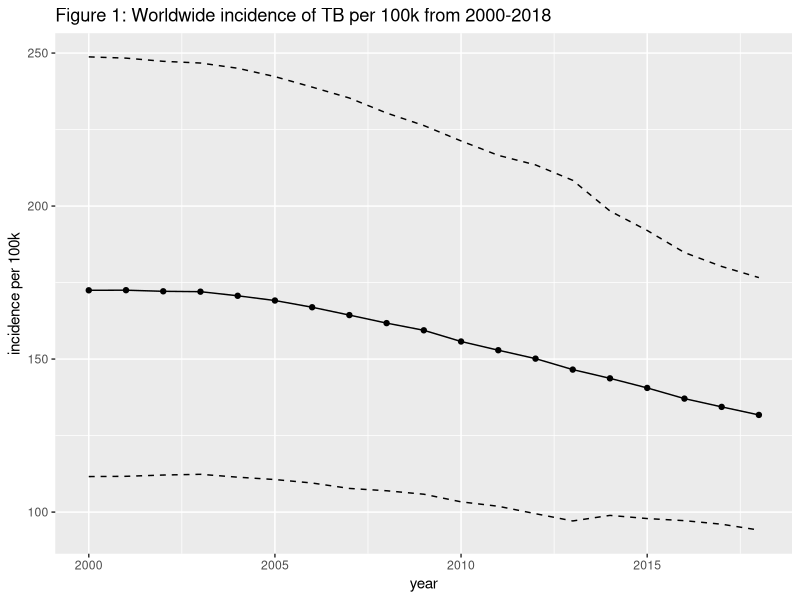
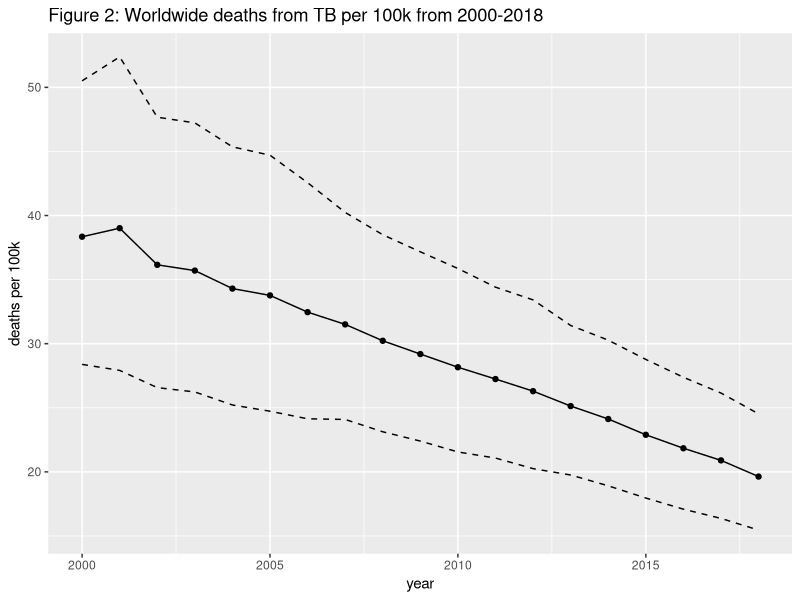
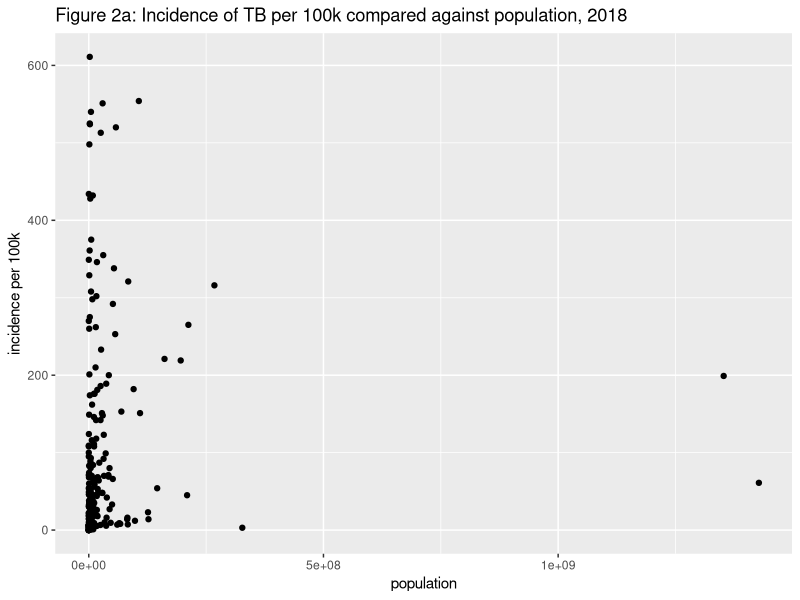
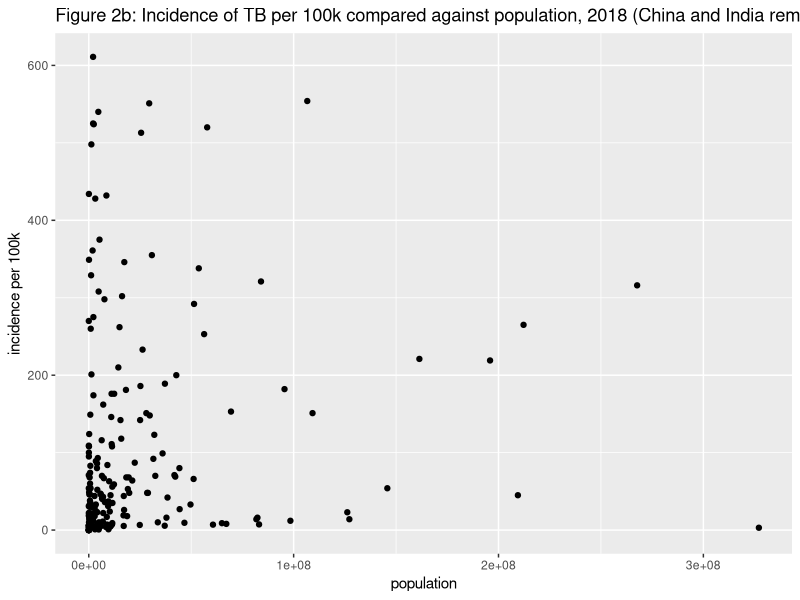
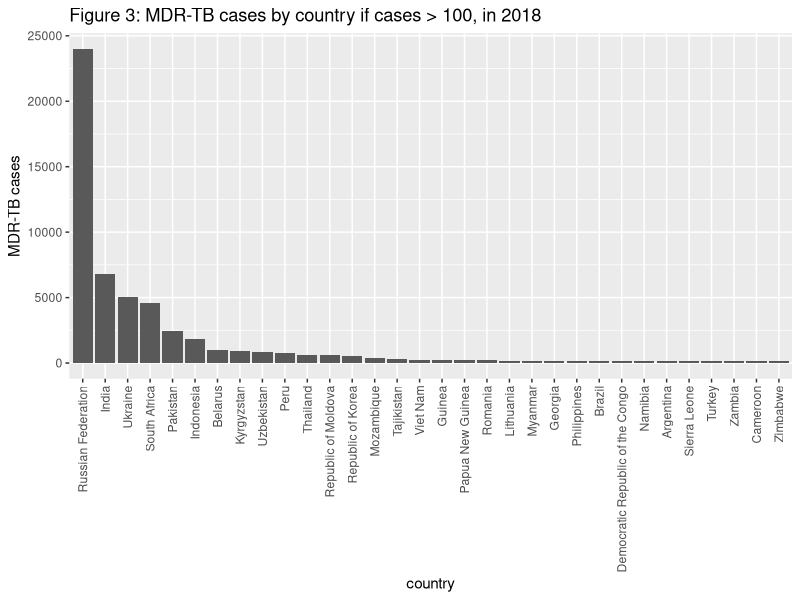

These figures' R source, in order:
# Preliminary figures
# Author: Michael Jetsupphasuk

# =========================================================================


# Setup -------------------------------------------------------------------

library(tidyverse)

# setwd("C:/Users/mjets/Dropbox (Personal)/BIOS 611/project1")

burden = read_csv('data/source_data/TB_burden_countries_2020-09-07.csv')
mdr_tb = read_csv('data/source_data/TB_dr_surveillance_2020-09-07.csv')


# Worldwide incidence over time -------------------------------------------

world_burden = burden %>%
  group_by(year) %>%
  summarize(incidence = (sum(e_inc_num) / sum(e_pop_num))*100000,
            incidence_low = (sum(e_inc_num_lo) / sum(e_pop_num))*100000,
            incidence_high = (sum(e_inc_num_hi) / sum(e_pop_num))*100000,
            deaths = (sum(e_mort_num) / sum(e_pop_num))*100000,
            deaths_low = (sum(e_mort_num_lo) / sum(e_pop_num))*100000,
            deaths_high = (sum(e_mort_num_hi) / sum(e_pop_num))*100000,)

gg_world_inc = ggplot(data = world_burden,
       mapping = aes(x = year)) +
  geom_point(aes(y = incidence)) +
  geom_line(aes(y = incidence)) + 
  geom_line(aes(y = incidence_low), linetype = 2) +
  geom_line(aes(y = incidence_high), linetype = 2) +
  labs(y = 'incidence per 100k',
       title = 'Figure 1: Worldwide incidence of TB per 100k from 2000-2018')

gg_world_deaths = ggplot(data = world_burden,
                         mapping = aes(x = year)) +
  geom_point(aes(y = deaths)) +
  geom_line(aes(y = deaths)) + 
  geom_line(aes(y = deaths_low), linetype = 2) +
  geom_line(aes(y = deaths_high), linetype = 2) +
  labs(y = 'deaths per 100k',
       title = 'Figure 2: Worldwide deaths from TB per 100k from 2000-2018')



# Incidence vs. population ------------------------------------------------

gg_pop1 = ggplot(burden %>% filter(year==2018),
       aes(x = e_pop_num, y = e_inc_100k)) +
  geom_point() +
  labs(x = 'population',
       y = 'incidence per 100k',
       title = 'Figure 2a: Incidence of TB per 100k compared against population, 2018')

gg_pop2 = ggplot(burden %>% filter(year==2018, !(country %in% c('China', 'India'))),
                 aes(x = e_pop_num, y = e_inc_100k)) +
  geom_point() +
  labs(x = 'population',
       y = 'incidence per 100k',
       title = 'Figure 2b: Incidence of TB per 100k compared against population, 2018 (China and India removed)')



# MDR-TB ------------------------------------------------------------------

mdr_tb2 = mdr_tb %>% filter(year==2018, mdr_dst_rlt>100) %>% arrange(desc(mdr_dst_rlt)) %>% mutate(country = factor(country, levels = country, ordered=T))

gg_mdr = ggplot(mdr_tb2,
       aes(x = country, y = mdr_dst_rlt)) +
  geom_bar(stat = 'identity') + 
  theme(axis.text.x = element_text(angle = 90, vjust = 0.5, hjust=1)) +
  labs(x = 'country',
       y = 'MDR-TB cases',
       title = 'Figure 3: MDR-TB cases by country if cases > 100, in 2018')



# Save plots --------------------------------------------------------------

ggsave('figures/world_inc.png', gg_world_inc, width = 5, height = 3, units = 'in', scale = 2)
ggsave('figures/world_deaths.png', gg_world_deaths, width = 5, height = 3, units = 'in', scale = 2)
ggsave('figures/incidence_pop_all.png', gg_pop1, width = 5, height = 3, units = 'in', scale = 2)
ggsave('figures/incidence_pop_zoom.png', gg_pop2, width = 5, height = 3, units = 'in', scale = 2)
ggsave('figures/mdr_counts_country.png', gg_mdr, width = 5, height = 3, units = 'in', scale = 2)
